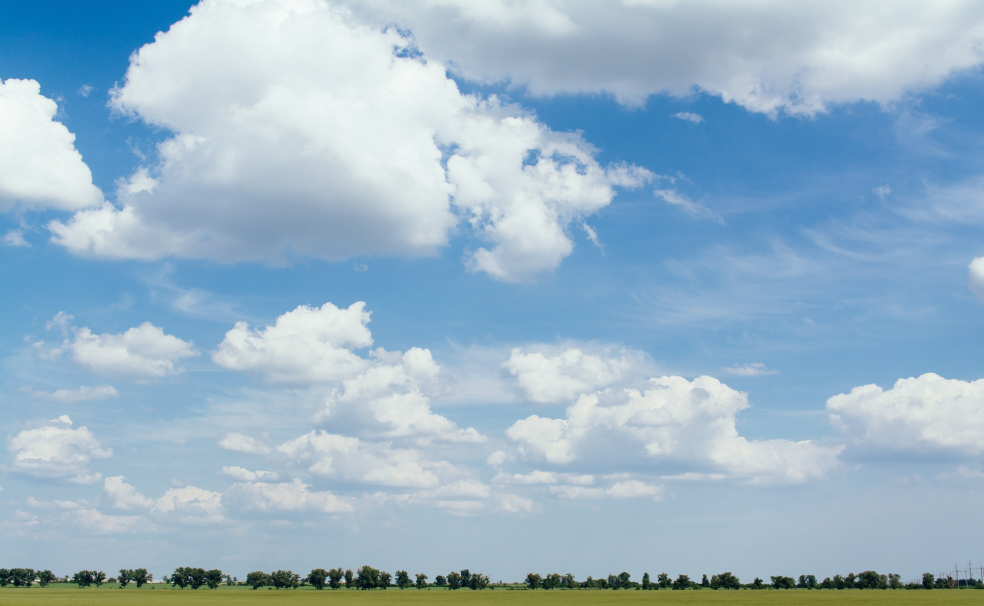
#> input picture assets/wallpapers/day/clear/clear_day_1.jpeg, 3936 x 2424 px (shown at 1/4 size)
$ python -i mainScript.py   (imports and definitions only)
#> lines starting #> are read from the running program, lines starting #| are printed output that depends on the picture
import json
import os
from datetime import datetime
from io import BytesIO

import requests
from PIL import Image, ImageFont, ImageDraw
from pathlib import Path
from wallpaperChanger import wallpaper
from wallpaperChanger.settings import ASSETS_DIR, CURRENT_THEME, ERROR_BG, GENERATED_DIR, OK_WALLPAPER, ERROR_WALLPAPER, \
    API_KEY, CITY, \
    TEMPLATE, PIC_URL, OFFLINE, ISWINDOWS, DOWNLOAD
import glob

pic_url = PIC_URL
CurrentUrl = f"https://api.weatherapi.com/v1/current.json?key={API_KEY}&q={CITY}&aqi=no"
weather_ID = 0
currentTheme = CURRENT_THEME
configurations = {
    "default": [(3350, 200), ["center", "center"], False, True, ["right", "top"], "Light"],
    "middle-left": [(3350, 200), ["left", "center"], False, True, ["right", "top"], "Light"],
    "middle-right": [(3350, 200), ["right", "center"], False, True, ["right", "top"], "Light"],
    "custom": [(3350, 200), ["left", "bottom"], True, False, ["right", "top"], "Medium"],
}
wallpaper_directory_day = 'C:/Users/User/PycharmProjects/show_project/assets/wallpapers/day/'
wallpaper_directory_night = 'C:/Users/User/PycharmProjects/show_project/assets/wallpapers/night/'

date_text_anchors = {
    "top": [6, 5.6],
    "bottom": [1.4, 1.4],
    "center": [2, 2],
    "right": [1.07, 1.055],
    "left": [12, 12],
}

# [2 lines that did not run here, left out]
# [2 lines that did not run here, left out]
# [2 lines that did not run here, left out]
# [2 lines that did not run here, left out]
# [1 line that did not run here, left out]

brightness = 0.4

clock = {
    1: "🕐",
    2: "🕑",
    3: "🕒",
    4: "🕓",
    5: "🕔",
    6: "🕕",
    7: "🕖",
    8: "🕗",
    9: "🕘",
    10: "🕙",
    11: "🕚",
    12: "🕛",
}


# [59 lines left out: functions refresh, get_weather_data, get_nearest_wallpaper, not called in this run]

def set_wallpaper_based_on_temperature(wallpaper_path):
    print(wallpaper_path)

    if os.name == 'posix':  # Unix/Linux
        os.system(f"gsettings set org.gnome.desktop.background picture-uri file://{wallpaper_path}")
    elif os.name == 'nt':  # Windows
        import ctypes
        SPI_SETDESKWALLPAPER = 20
        ctypes.windll.user32.SystemParametersInfoW(SPI_SETDESKWALLPAPER, 0, wallpaper_path, 3)

    img = Image.open(wallpaper_path)  # open image
#> img is the input picture: PIL image 3936x2424 RGB; mean R, G, B 152.9, 180.9, 200.1
    img = img.point(lambda p: p * brightness)  # change image brightness
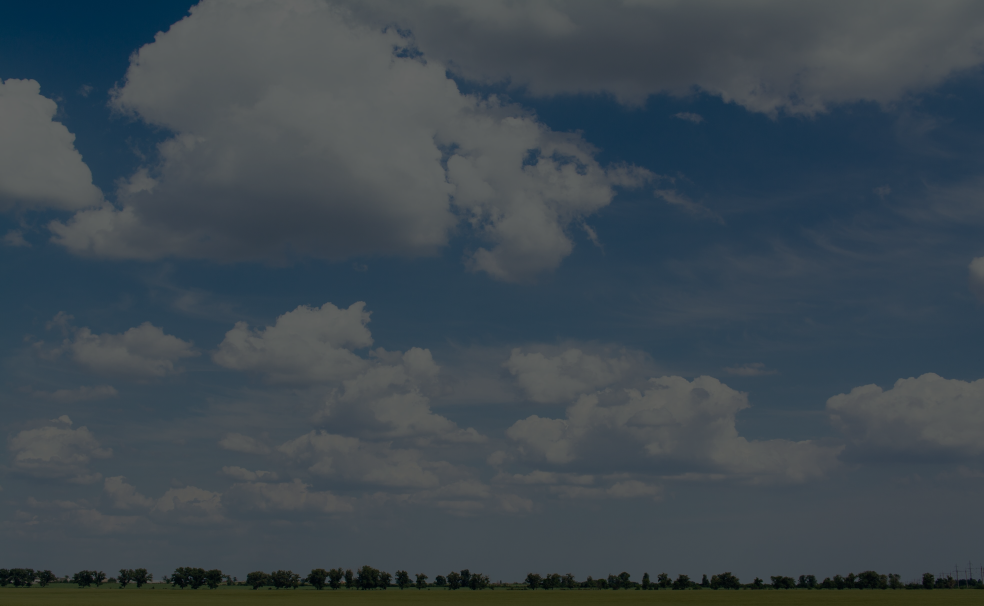
#> img: PIL image 3936x2424 RGB (shown at 1/4 size); mean R, G, B 61.2, 72.4, 80

    headers = {
        'User-Agent': 'Mozilla/5.0 (Windows NT 6.1) AppleWebKit/537.36 (KHTML, like Gecko) Chrome/41.0.2228.0 Safari/537.3'}

    if (OFFLINE == False):
        try:
            # im1 = Image.open(urlopen(Request(url=pic_url, headers=headers)))  # get the weather widget
            response = requests.get(pic_url, headers)
            response.raise_for_status()
            im1 = Image.open(BytesIO(response.content))

            # crop image
            w, h = im1.size
            im1 = im1.crop((0, 0, w, h - 30))

            # resizing and positioning the weather widget
            baseheight = 600
            hpercent = (baseheight / float(im1.size[1]))
            wsize = int((float(im1.size[0]) * float(hpercent)))
            im1 = im1.resize((wsize, baseheight))

            img.paste(im1, (configurations[currentTheme][0]), im1)  # widget location
            img.save(DOWNLOAD)

        except requests.exceptions.RequestException as e:
            print(f"Request Exception while fetching weather widget: {e}")
        except Exception as e:
            print(f"Error processing weather widget image: {e}")

    draw = ImageDraw.Draw(img)
    now = datetime.now()

    # draw the day
    W, H = img.size
#> W = 3936; H = 2424
#> (the run stopped early here; a loop or call above may not have finished)

$ run again, on assets/wallpapers/day/mist/mist_day_3.jpeg
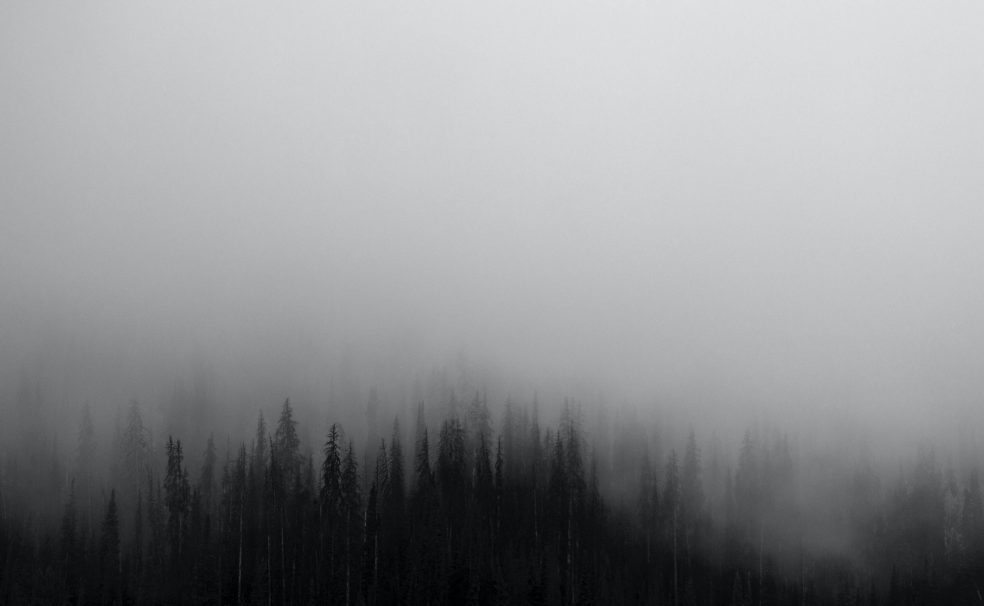
#> input picture assets/wallpapers/day/mist/mist_day_3.jpeg, 3936 x 2424 px (shown at 1/4 size)
#> in set_wallpaper_based_on_temperature, img is the input picture: PIL image 3936x2424 RGB; mean R, G, B 143.6, 144.6, 146.6
#> in set_wallpaper_based_on_temperature, `img = img.point(lambda p: p * brightness)`:
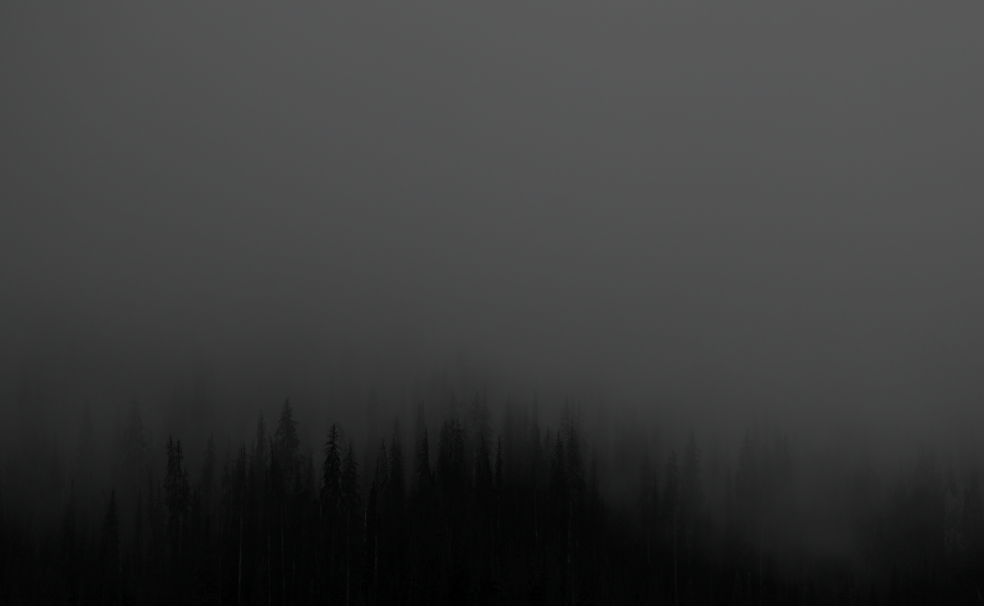
#> img: PIL image 3936x2424 RGB (shown at 1/4 size); mean R, G, B 57.5, 57.9, 58.7
